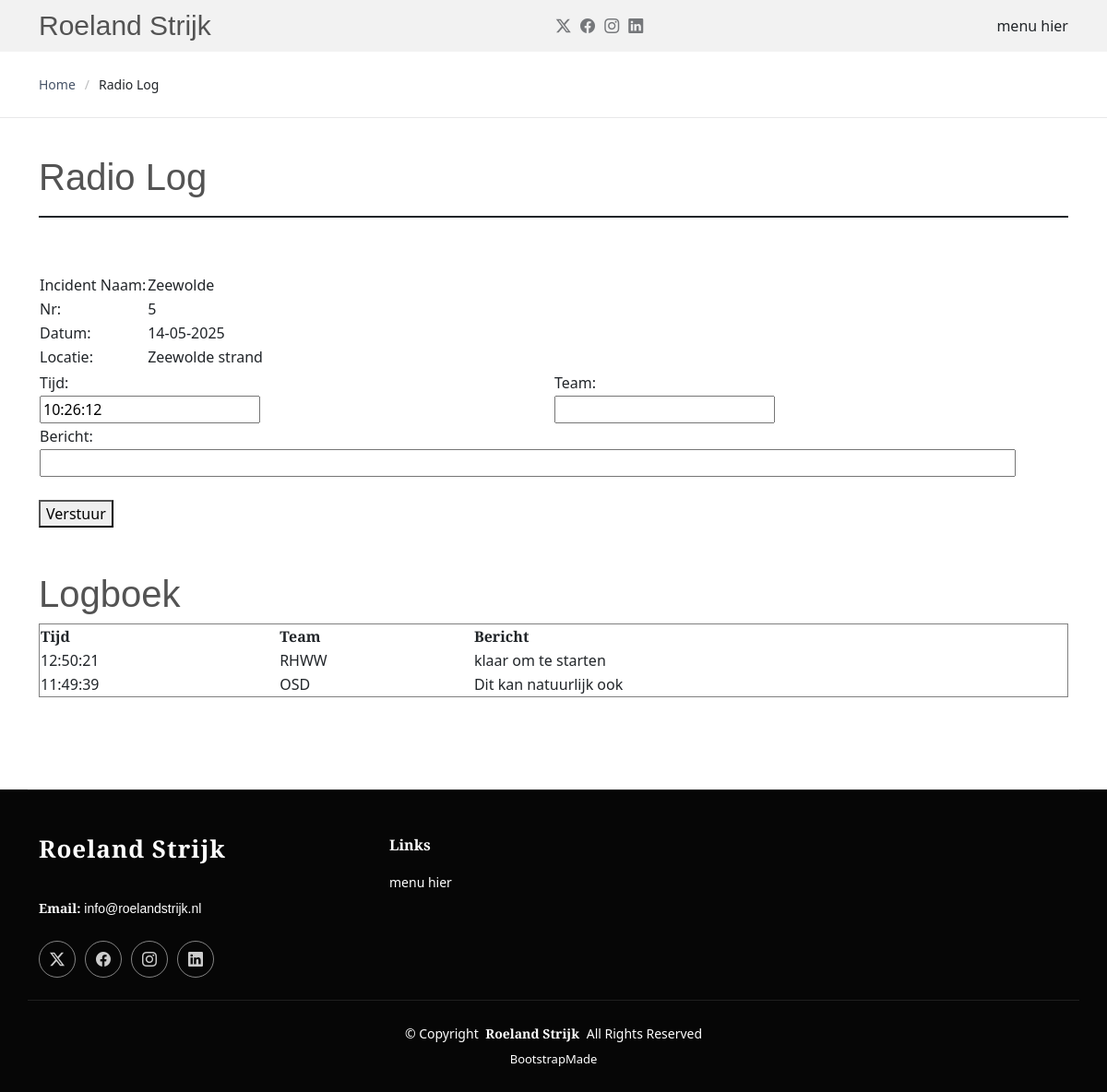
Before: /radiolog/logs with the older database file.
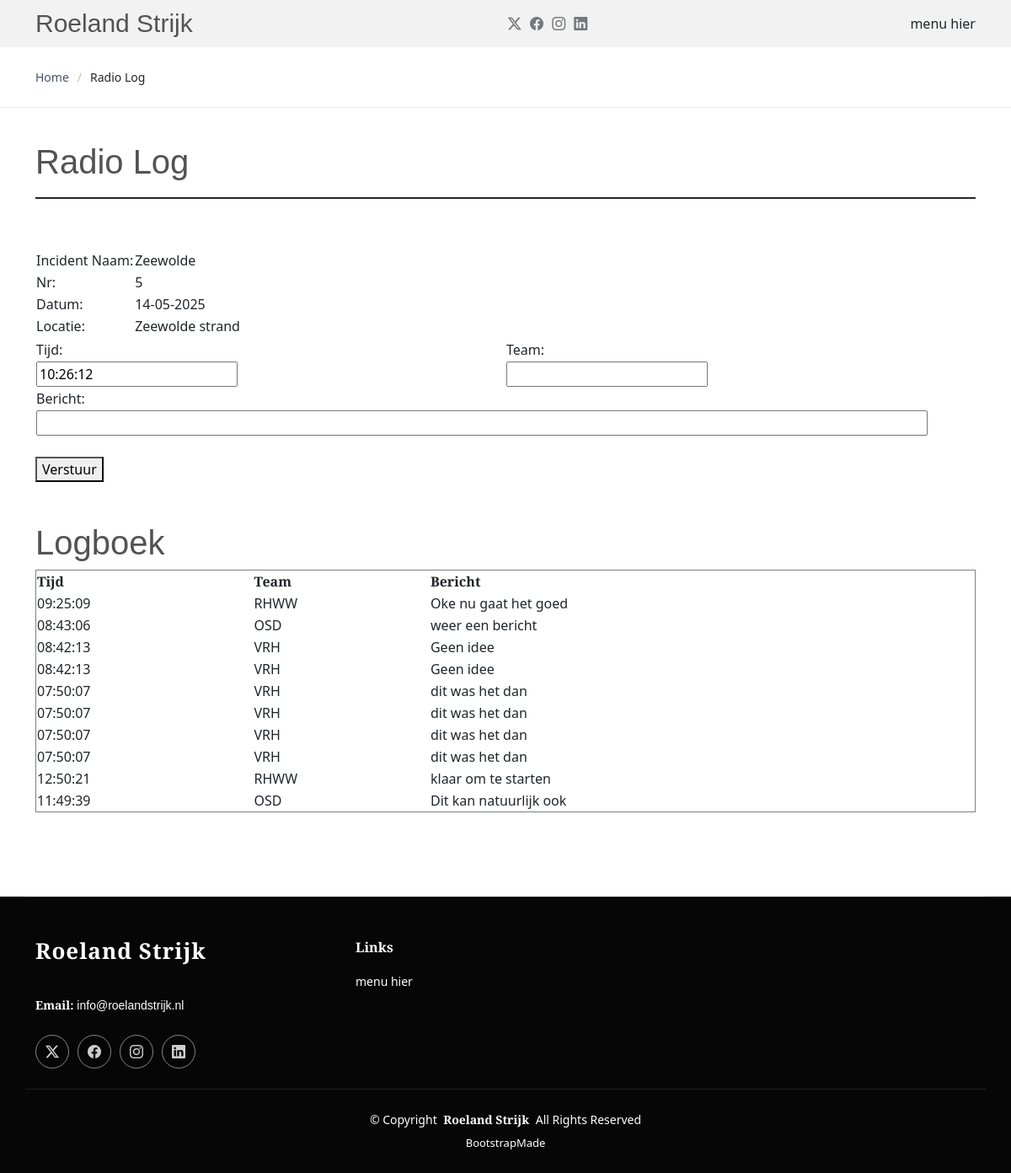
After: the same page with the newer database file.
### sarforms/models.py (models this page shows, shortened)
class Form133(models.Model):
    incident_nr = models.IntegerField(null=True, blank=True)
    incident_naam=models.CharField(max_length=30)
    datum=models.DateField()
    locatie=models.CharField(max_length=100)

class Form133Next(models.Model):
    incident_nr=models.IntegerField(null=True, blank=True)
    incident_naam=models.CharField(max_length=30, null=True, blank=True)
    locatie=models.CharField(max_length=100, null=True, blank=True)
    datum=models.DateField(null=True, blank=True)
    tijd=models.CharField()
    team=models.CharField()
    bericht=models.CharField(max_length=100)

### sarforms/views.py (the view, shortened to what this page needs)
# urls.py: path('logs', views.radio_log_combined, name="form133next"),
def radio_log_combined(request):
    max_incident_nr = Form133.objects.aggregate(Max('incident_nr'))['incident_nr__max']
    logs = Form133Next.objects.filter(incident_nr=max_incident_nr).order_by('-datum', '-tijd')
    incident = Form133.objects.all()
    laatste = Form133.objects.last()
    context = {
        'form133next': logs,
        'form133': incident,
        'laatste': laatste,
    }
    return render(request, 'radio_log_combined.html', context)

### templates/radio_log_combined.html (shortened to what this page needs)
{% load static %}
<!DOCTYPE html>
<html lang="en">
<head>
  <link href="{% static 'assets/vendor/bootstrap/css/bootstrap.min.css' %}" rel="stylesheet">
  <link href="{% static 'assets/vendor/bootstrap-icons/bootstrap-icons.css' %}" rel="stylesheet">
  <link href="{% static 'assets/vendor/aos/aos.css' %}" rel="stylesheet">
  <link href="{% static 'assets/vendor/swiper/swiper-bundle.min.css' %}" rel="stylesheet">
  <link href="{% static 'assets/css/main.css' %}" rel="stylesheet">
</head>
<body class="index-page">
  <header id="header" class="header d-flex align-items-center sticky-top">
    <div class="container position-relative d-flex align-items-center justify-content-between">
      <a href="index.html" class="logo d-flex align-items-center me-auto me-xl-0">
        <h1 class="sitename">Roeland Strijk</h1>
      </a>
      <nav id="navmenu" class="navmenu">
        <ul>
       menu hier
        </ul>
      </nav>
      <div class="header-social-links">
        <a href="https://x.com/RoelandStrijk" class="twitter"><i class="bi bi-twitter-x"></i></a>
        <a href="https://www.facebook.com/roeland.strijk.3/" class="facebook"><i class="bi bi-facebook"></i></a>
        <a href="#" class="instagram"><i class="bi bi-instagram"></i></a>
        <a href="https://www.linkedin.com/in/roeland-strijk-60bb3847/" class="linkedin"><i class="bi bi-linkedin"></i></a>
      </div>
    </div>
  </header>
  <main class="main">
    <div class="page-title">
      <div class="container d-lg-flex justify-content-between align-items-center">
        <nav class="breadcrumbs">
          <ol>
            <li><a href="index.html">Home</a></li>
            <li class="current">Radio Log</li>
          </ol>
        </nav>
      </div>
    </div>
    <section id="starter-section" class="starter-section section">
      <div class="container section-title" data-aos="fade-up">
        <div class="section-title-container d-flex align-items-center justify-content-between">
          <h2>Radio Log</h2>
        </div>
      </div>
      <div class="container section-title" data-aos="fade-up">
    <form method="POST">
        <table >
            <tr>
                <td>Incident Naam:</td>
                <td> {{ laatste.incident_naam }}</td>
            </tr>
            <tr>
                <td>Nr:</td>
                <td>{{ laatste.incident_nr }}</td>
            </tr>
            <tr>
                <td>Datum:</td>
                <td>{% now "d-m-Y" %}</td>
            </tr><tr>
            <td>Locatie:</td>
            <td>{{laatste.locatie}}</td>
            </tr>
            <tr><td></td></tr>
        </table>
 <table style="width:100%" >
  <tr>
    <td>Tijd:</td>
    <td align="left">Team:</td>
  </tr>
    <tr>
    <td><input type="text" name="tijd" id="tijdveld" readonly></td>
    <td><input type="text" name="team" required></td>
  </tr>
    <tr>
    <td colspan="2">Bericht:</td>
  </tr>
      <tr>
    <td colspan="2"><input type="text" name="bericht"  style="width:95%" required></td>
  </tr>
</table>
        <br>
        <button type="submit">Verstuur</button>
    </form>
 <br><br>
    <h2>Logboek</h2>
    <table border="1" width="100%">
        <tr align="left">
            <th>Tijd</th>
            <th>Team</th>
            <th>Bericht</th>
        </tr>
        {% for log in form133next%}
            <tr>
                <td>{{ log.tijd }}</td>
                <td>{{ log.team }}</td>
                <td>{{ log.bericht }}</td>
            </tr>
        {% endfor %}
    </table>
</div>
   </section>
  </main>
  <footer id="footer" class="footer dark-background">
    <div class="container footer-top">
      <div class="row gy-4">
        <div class="col-lg-4 col-md-6 footer-about">
          <a href="index.html" class="logo d-flex align-items-center">
            <span class="sitename">Roeland Strijk</span>
          </a>
          <div class="footer-contact pt-3">
            <p><strong>Email:</strong> <span>info@roelandstrijk.nl</span></p>
          </div>
          <div class="social-links d-flex mt-4">
        <a href="https://x.com/RoelandStrijk" class="twitter"><i class="bi bi-twitter-x"></i></a>
        <a href="https://www.facebook.com/roeland.strijk.3/" class="facebook"><i class="bi bi-facebook"></i></a>
        <a href="#" class="instagram"><i class="bi bi-instagram"></i></a>
        <a href="https://www.linkedin.com/in/roeland-strijk-60bb3847/" class="linkedin"><i class="bi bi-linkedin"></i></a>
          </div>
        </div>
        <div class="col-lg-2 col-md-3 footer-links">
          <h4>Links</h4>
          <ul>
        menu hier
          </ul>
        </div>
      </div>
    </div>
    <div class="container copyright text-center mt-4">
      <p>© <span>Copyright</span> <strong class="px-1 sitename">Roeland Strijk</strong> <span>All Rights Reserved</span></p>
      <div class="credits">
        <a href="https://bootstrapmade.com/" target="_blank">BootstrapMade</a>
      </div>
    </div>
  </footer>
</body>
</html>

### static/assets/css/main.css (style rules this page uses)
:root { --default-font: "EB Garamond", system-ui, -apple-system, "Segoe UI", Roboto, "Helvetica Neue", Arial, "Noto Sans", "Liberation Sans", sans-serif, "Apple Color Emoji", "Segoe UI Emoji", "Segoe UI Symbol", "Noto Color Emoji"; --heading-font: "EB Garamond", sans-serif; --nav-font: "Inter", sans-serif; }
:root { --background-color: #ffffff; --default-color: #212529; --heading-color: #535353; --accent-color: #465367; --surface-color: #ffffff; --contrast-color: #ffffff; }
:root { --nav-color: #6a6a6a; --nav-hover-color: #465367; --nav-mobile-background-color: #ffffff; --nav-dropdown-background-color: #ffffff; --nav-dropdown-color: #6a6a6a; --nav-dropdown-hover-color: #465367; }
.dark-background { --background-color: #060606; --default-color: #ffffff; --heading-color: #ffffff; --surface-color: #252525; --contrast-color: #ffffff; }
:root { scroll-behavior: smooth; }
body { color: var(--default-color); background-color: var(--background-color); font-family: var(--default-font); }
a { color: var(--accent-color); text-decoration: none; transition: 0.3s; }
h1, h2, h3, h4, h5, h6 { color: var(--heading-color); font-family: var(--heading-font); }
.header { --background-color: #f2f2f2; color: var(--default-color); background-color: var(--background-color); padding: 10px 0; transition: all 0.5s; z-index: 997; }
.header .logo { line-height: 1; }
.header .logo h1 { font-size: 30px; margin: 0; font-weight: 500; color: var(--heading-color); }
.header .header-social-links { padding-right: 15px; }
.header .header-social-links a { color: color-mix(in srgb, var(--default-color), transparent 40%); padding-left: 6px; display: inline-block; transition: 0.3s; font-size: 16px; }
.header .header-social-links a i { line-height: 0px; }
@media (max-width: 1200px) { .header .logo { order: 1; } }
@media (max-width: 1200px) { .header .header-social-links { order: 2; } }
@media (max-width: 1200px) { .header .navmenu { order: 3; } }
@media (min-width: 1200px) { .navmenu { padding: 0; } }
@media (min-width: 1200px) { .navmenu ul { margin: 0; padding: 0; display: flex; list-style: none; align-items: center; } }
.footer { color: var(--default-color); background-color: var(--background-color); font-size: 14px; position: relative; }
.footer .footer-top { padding-top: 50px; border-top: 1px solid color-mix(in srgb, var(--default-color), transparent 90%); }
.footer .footer-about .logo { line-height: 1; margin-bottom: 25px; }
.footer .footer-about .logo span { color: var(--heading-color); font-family: var(--heading-font); font-size: 26px; font-weight: 700; letter-spacing: 1px; }
.footer .footer-about p { font-size: 14px; font-family: var(--heading-font); }
.footer .social-links a { display: flex; align-items: center; justify-content: center; width: 40px; height: 40px; border-radius: 50%; border: 1px solid color-mix(in srgb, var(--default-color), transparent 50%); font-size: 16px; color: color-mix(in srgb, var(--default-color), transparent 20%); margin-right: 10px; transition: 0.3s; }
.footer h4 { font-size: 16px; font-weight: bold; position: relative; padding-bottom: 12px; }
.footer .footer-links { margin-bottom: 30px; }
.footer .footer-links ul { list-style: none; padding: 0; margin: 0; }
.footer .footer-contact p { margin-bottom: 5px; }
.footer .copyright { padding: 25px 0; border-top: 1px solid color-mix(in srgb, var(--default-color), transparent 90%); }
.footer .copyright p { margin-bottom: 0; }
.footer .credits { margin-top: 8px; font-size: 13px; }
.footer .credits a { color: var(--default-color); }
.page-title { color: var(--default-color); background-color: var(--background-color); padding: 25px 0; position: relative; border-bottom: 1px solid color-mix(in srgb, var(--default-color), transparent 90%); }
.page-title .breadcrumbs ol { display: flex; flex-wrap: wrap; list-style: none; padding: 0; margin: 0; font-size: 14px; font-weight: 400; }
.page-title .breadcrumbs ol li+li { padding-left: 10px; }
.page-title .breadcrumbs ol li+li::before { content: "/"; display: inline-block; padding-right: 10px; color: color-mix(in srgb, var(--default-color), transparent 70%); }
section, .section { color: var(--default-color); background-color: var(--background-color); padding: 40px 0; scroll-margin-top: 90px; overflow: clip; }
.section-title { margin-bottom: 60px; position: relative; }
.section-title .section-title-container { padding-bottom: 10px; border-bottom: 2px solid var(--default-color); }
.section-title h2 { font-size: 40px; font-weight: 0; }

Changed rows visible on the page:
added Form133Next: tijd "09:25:09", team "RHWW", bericht "Oke nu gaat het goed"
added Form133Next: tijd "08:43:06", team "OSD", bericht "weer een bericht"
added Form133Next: tijd "08:42:13", team "VRH", bericht "Geen idee"
added Form133Next: tijd "08:42:13", team "VRH", bericht "Geen idee"
added Form133Next: tijd "07:50:07", team "VRH", bericht "dit was het dan"
added Form133Next: tijd "07:50:07", team "VRH", bericht "dit was het dan"
added Form133Next: tijd "07:50:07", team "VRH", bericht "dit was het dan"
added Form133Next: tijd "07:50:07", team "VRH", bericht "dit was het dan"
